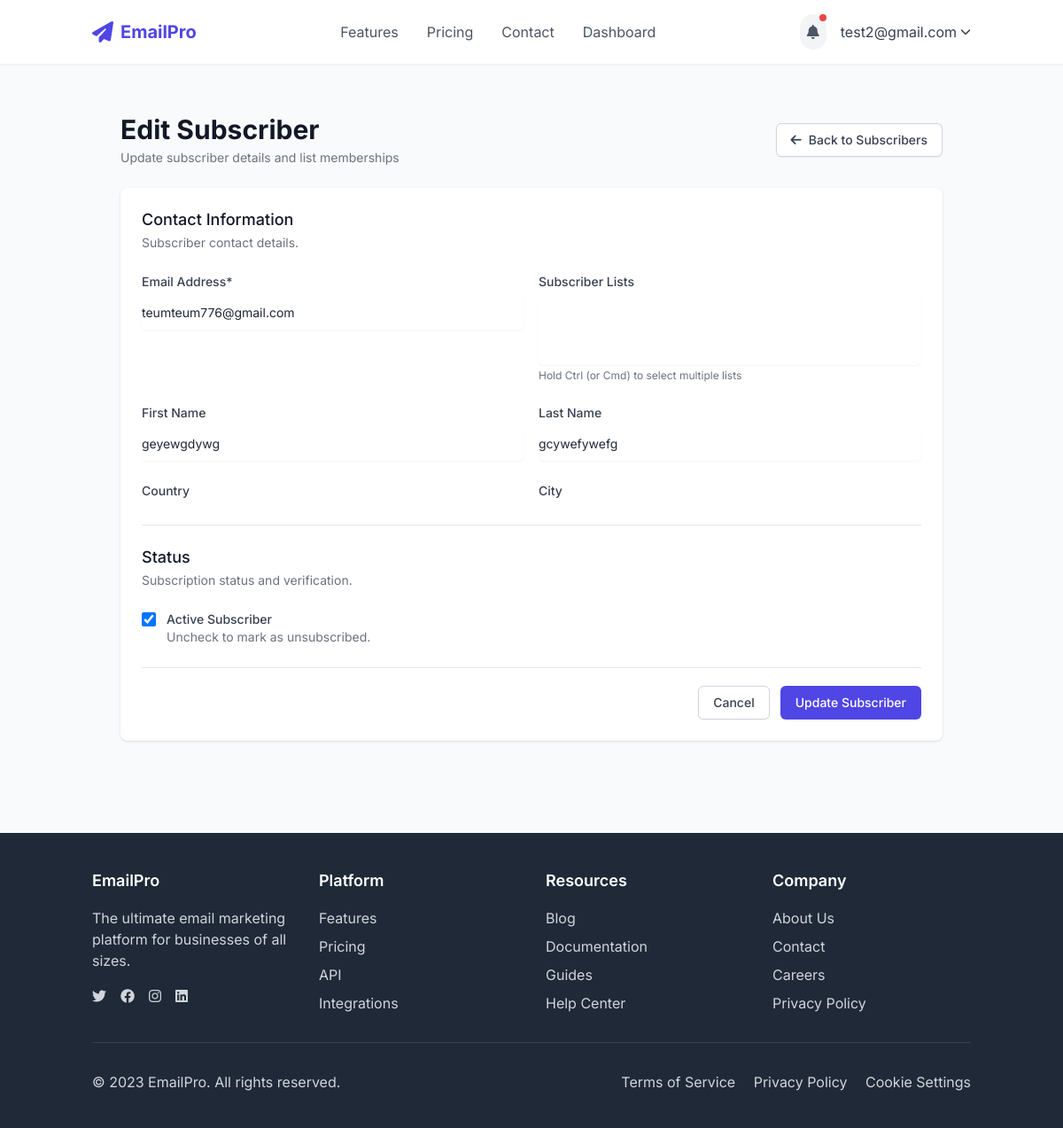
Page /subscribers/1/edit/ (signed in) on the committed database.
### users/models.py (models this page shows, shortened)
class CustomUser(AbstractUser):
    email = models.EmailField(_('email address'), unique=True)
    company_name = models.CharField(max_length=255, blank=True)
    profile_image = models.ImageField(upload_to='profile_images/', blank=True, null=True)
    subscription_plan = models.CharField(
        max_length=20,
        choices=[
            ('free', 'Free'),
            ('basic', 'Basic'),
            ('premium', 'Premium'),
            ('enterprise', 'Enterprise'),
        ],
        default='free'
    )
    usage_quota = models.PositiveIntegerField(default=100)  # Number of emails allowed to send
    is_verified = models.BooleanField(default=False)
    USERNAME_FIELD = 'email'
    REQUIRED_FIELDS = ['username']

### marketing/models.py (models this page shows, shortened)
class Subscriber(models.Model):
    owner = models.ForeignKey(settings.AUTH_USER_MODEL, on_delete=models.CASCADE, related_name='subscribers')
    email = models.EmailField(max_length=255)
    first_name = models.CharField(max_length=100, blank=True)
    last_name = models.CharField(max_length=100, blank=True)
    is_active = models.BooleanField(default=True)
    created_at = models.DateTimeField(auto_now_add=True)
    updated_at = models.DateTimeField(auto_now=True)
    custom_fields = models.JSONField(null=True, blank=True)
    country = models.CharField(max_length=100, blank=True)
    city = models.CharField(max_length=100, blank=True)
    state = models.CharField(max_length=100, blank=True)
    age = models.PositiveIntegerField(null=True, blank=True)
    gender = models.CharField(max_length=20, blank=True)
    class Meta:
        unique_together = ('owner', 'email')
        ordering = ['-created_at']

### marketing/views.py (the view)
# urls.py: path('subscribers/<int:pk>/edit/', views.edit_subscriber, name='edit_subscriber'),
@login_required
def edit_subscriber(request, pk):
    subscriber = get_object_or_404(Subscriber, pk=pk, owner=request.user)
    if request.method == 'POST':
        form = SubscriberForm(request.POST, instance=subscriber)
        if form.is_valid():
            form.save()
            list_ids = request.POST.getlist('lists')
            subscriber_lists = SubscriberList.objects.filter(owner=request.user)
            for subscriber_list in subscriber_lists:
                subscriber_list.subscribers.remove(subscriber)
            for list_id in list_ids:
                try:
                    subscriber_list = SubscriberList.objects.get(id=list_id, owner=request.user)
                    subscriber_list.subscribers.add(subscriber)
                except SubscriberList.DoesNotExist:
                    pass
            messages.success(request, 'Subscriber updated successfully.')
            return redirect('subscriber_list')
    else:
        form = SubscriberForm(instance=subscriber)
    subscriber_lists = SubscriberList.objects.filter(owner=request.user)
    subscriber_list_ids = subscriber.lists.values_list('id', flat=True)
    return render(request, 'marketing/edit_subscriber.html', {
        'form': form,
        'subscriber': subscriber,
        'subscriber_lists': subscriber_lists,
        'subscriber_list_ids': subscriber_list_ids
    })

### templates/marketing/edit_subscriber.html (shortened to what this page needs)
{% extends 'base.html' %}
{% load static %}
{% load user_tags %}
{% block content %}
<div class="max-w-7xl mx-auto px-4 sm:px-6 lg:px-8 py-8">
    <div class="md:flex md:items-center md:justify-between mb-6">
        <div class="flex-1 min-w-0">
            <h2 class="text-2xl font-bold leading-7 text-gray-900 sm:text-3xl sm:truncate">
                Edit Subscriber
            </h2>
            <p class="mt-1 text-sm text-gray-500">
                Update subscriber details and list memberships
            </p>
        </div>
        <div class="mt-4 flex md:mt-0 md:ml-4">
            <a href="{% url 'subscriber_list' %}" class="inline-flex items-center px-4 py-2 border border-gray-300 rounded-md shadow-sm text-sm font-medium text-gray-700 bg-white hover:bg-gray-50 focus:outline-none focus:ring-2 focus:ring-offset-2 focus:ring-indigo-500">
                <i class="fas fa-arrow-left mr-2"></i> Back to Subscribers
            </a>
        </div>
    </div>
    <div class="bg-white shadow overflow-hidden sm:rounded-lg">
        <div class="px-4 py-5 sm:p-6">
            <form method="post">
                <div class="space-y-6">
                    <div>
                        <h3 class="text-lg font-medium leading-6 text-gray-900">Contact Information</h3>
                        <p class="mt-1 text-sm text-gray-500">Subscriber contact details.</p>
                    </div>
                    <div class="grid grid-cols-1 gap-y-6 gap-x-4 sm:grid-cols-6">
                        <div class="sm:col-span-3">
                            <label for="{{ form.email.id_for_label }}" class="block text-sm font-medium text-gray-700">
                                Email Address*
                            </label>
                            <div class="mt-1">
                                {{ form.email|add_class:"h-10 shadow-sm focus:ring-indigo-500 focus:border-indigo-500 block w-full sm:text-sm border-gray-300 rounded-md" }}
                            </div>
                        </div>
                        <div class="sm:col-span-3">
                            <label for="subscriber_lists" class="block text-sm font-medium text-gray-700">
                                Subscriber Lists
                            </label>
                            <div class="mt-1">
                                <select name="lists" id="subscriber_lists" multiple class="h-auto min-h-[80px] shadow-sm focus:ring-indigo-500 focus:border-indigo-500 block w-full sm:text-sm border-gray-300 rounded-md">
                                </select>
                            </div>
                            <p class="mt-1 text-xs text-gray-500">
                                Hold Ctrl (or Cmd) to select multiple lists
                            </p>
                        </div>
                        <div class="sm:col-span-3">
                            <label for="{{ form.first_name.id_for_label }}" class="block text-sm font-medium text-gray-700">
                                First Name
                            </label>
                            <div class="mt-1">
                                {{ form.first_name|add_class:"h-10 shadow-sm focus:ring-indigo-500 focus:border-indigo-500 block w-full sm:text-sm border-gray-300 rounded-md" }}
                            </div>
                        </div>
                        <div class="sm:col-span-3">
                            <label for="{{ form.last_name.id_for_label }}" class="block text-sm font-medium text-gray-700">
                                Last Name
                            </label>
                            <div class="mt-1">
                                {{ form.last_name|add_class:"h-10 shadow-sm focus:ring-indigo-500 focus:border-indigo-500 block w-full sm:text-sm border-gray-300 rounded-md" }}
                            </div>
                        </div>
                        <div class="sm:col-span-3">
                            <label for="{{ form.country.id_for_label }}" class="block text-sm font-medium text-gray-700">
                                Country
                            </label>
                        </div>
                        <div class="sm:col-span-3">
                            <label for="{{ form.city.id_for_label }}" class="block text-sm font-medium text-gray-700">
                                City
                            </label>
                        </div>
                    </div>
                    <div class="pt-6 border-t border-gray-200">
                        <h3 class="text-lg font-medium leading-6 text-gray-900">Status</h3>
                        <p class="mt-1 text-sm text-gray-500">Subscription status and verification.</p>
                    </div>
                    <div class="grid grid-cols-1 gap-y-6 gap-x-4 sm:grid-cols-6">
                        <div class="sm:col-span-3">
                            <div class="flex items-start">
                                <div class="flex items-center h-5">
                                    {{ form.is_active|add_class:"focus:ring-indigo-500 h-4 w-4 text-indigo-600 border-gray-300 rounded" }}
                                </div>
                                <div class="ml-3 text-sm">
                                    <label for="{{ form.is_active.id_for_label }}" class="font-medium text-gray-700">
                                        Active Subscriber
                                    </label>
                                    <p class="text-gray-500">
                                        Uncheck to mark as unsubscribed.
                                    </p>
                                </div>
                            </div>
                        </div>
                    </div>
                </div>
                <div class="pt-5 mt-6 border-t border-gray-200">
                    <div class="flex justify-end space-x-3">
                        <a href="{% url 'subscriber_list' %}" class="bg-white py-2 px-4 border border-gray-300 rounded-md shadow-sm text-sm font-medium text-gray-700 hover:bg-gray-50 focus:outline-none focus:ring-2 focus:ring-offset-2 focus:ring-indigo-500">
                            Cancel
                        </a>
                        <button type="submit" class="inline-flex justify-center py-2 px-4 border border-transparent shadow-sm text-sm font-medium rounded-md text-white bg-indigo-600 hover:bg-indigo-700 focus:outline-none focus:ring-2 focus:ring-offset-2 focus:ring-indigo-500">
                            Update Subscriber
                        </button>
                    </div>
                </div>
            </form>
        </div>
    </div>
</div>
{% endblock %}

### templates/base.html (shortened to what this page needs)
{% load static %}
<!DOCTYPE html>
<html lang="en">
<head>
    <script src="https://cdn.tailwindcss.com"></script>
    <link rel="stylesheet" href="https://cdnjs.cloudflare.com/ajax/libs/font-awesome/6.4.0/css/all.min.css">
    <link rel="stylesheet" href="{% static 'css/auth.css' %}">
</head>
<body class="min-h-screen bg-gray-50 text-gray-800">
    <header class="bg-white shadow-sm">
        <div class="container mx-auto px-4 py-4 flex justify-between items-center">
            <a href="{% url 'home' %}" class="flex items-center space-x-2">
                <i class="fas fa-paper-plane text-indigo-600 text-2xl"></i>
                <span class="font-bold text-xl text-indigo-600">EmailPro</span>
            </a>
            <nav class="hidden md:flex space-x-8">
                <a href="{% url 'features' %}" class="text-gray-600 hover:text-indigo-600 transition-colors">Features</a>
                <a href="{% url 'pricing' %}" class="text-gray-600 hover:text-indigo-600 transition-colors">Pricing</a>
                <a href="{% url 'contact' %}" class="text-gray-600 hover:text-indigo-600 transition-colors">Contact</a>
                {% if user.is_authenticated %}
                    <a href="{% url 'dashboard' %}" class="text-gray-600 hover:text-indigo-600 transition-colors">Dashboard</a>
                {% endif %}
            </nav>
            <div class="flex items-center space-x-4">
                {% if user.is_authenticated %}
                    <div class="relative" x-data="notificationSystem()" x-init="loadNotifications()">
                        <button @click="open = !open" class="p-2 rounded-full bg-gray-100 text-gray-600 hover:bg-gray-200 focus:outline-none relative">
                            <i class="fas fa-bell"></i>
                            <span x-show="unreadCount > 0" class="absolute top-0 right-0 block h-2 w-2 rounded-full bg-red-500"></span>
                        </button>
                    </div>
                    <div class="relative group">
                        <button class="flex items-center space-x-1 text-gray-700 hover:text-indigo-600">
                            <span>{{ user.email }}</span>
                            <i class="fas fa-chevron-down text-xs"></i>
                        </button>
                    </div>
                {% else %}
                    <a href="{% url 'login' %}" class="px-4 py-2 text-indigo-600 hover:text-indigo-800 transition-colors">Login</a>
                    <a href="{% url 'register' %}" class="px-4 py-2 bg-indigo-600 text-white rounded-md hover:bg-indigo-700 transition-colors">Sign Up</a>
                {% endif %}
            </div>
        </div>
    </header>
    <main class="container mx-auto px-4 py-6">
        {% block content %}{% endblock %}
    </main>
    <footer class="bg-gray-800 text-white mt-12">
        <div class="container mx-auto px-4 py-10">
            <div class="grid grid-cols-1 md:grid-cols-4 gap-8">
                <div>
                    <h3 class="text-lg font-semibold mb-4">EmailPro</h3>
                    <p class="text-gray-300 mb-4">The ultimate email marketing platform for businesses of all sizes.</p>
                    <div class="flex space-x-4">
                        <a href="#" class="text-gray-300 hover:text-white"><i class="fab fa-twitter"></i></a>
                        <a href="#" class="text-gray-300 hover:text-white"><i class="fab fa-facebook"></i></a>
                        <a href="#" class="text-gray-300 hover:text-white"><i class="fab fa-instagram"></i></a>
                        <a href="#" class="text-gray-300 hover:text-white"><i class="fab fa-linkedin"></i></a>
                    </div>
                </div>
                <div>
                    <h3 class="text-lg font-semibold mb-4">Platform</h3>
                    <ul class="space-y-2">
                        <li><a href="{% url 'features' %}" class="text-gray-300 hover:text-white">Features</a></li>
                        <li><a href="{% url 'pricing' %}" class="text-gray-300 hover:text-white">Pricing</a></li>
                        <li><a href="#" class="text-gray-300 hover:text-white">API</a></li>
                        <li><a href="#" class="text-gray-300 hover:text-white">Integrations</a></li>
                    </ul>
                </div>
                <div>
                    <h3 class="text-lg font-semibold mb-4">Resources</h3>
                    <ul class="space-y-2">
                        <li><a href="#" class="text-gray-300 hover:text-white">Blog</a></li>
                        <li><a href="#" class="text-gray-300 hover:text-white">Documentation</a></li>
                        <li><a href="#" class="text-gray-300 hover:text-white">Guides</a></li>
                        <li><a href="#" class="text-gray-300 hover:text-white">Help Center</a></li>
                    </ul>
                </div>
                <div>
                    <h3 class="text-lg font-semibold mb-4">Company</h3>
                    <ul class="space-y-2">
                        <li><a href="#" class="text-gray-300 hover:text-white">About Us</a></li>
                        <li><a href="{% url 'contact' %}" class="text-gray-300 hover:text-white">Contact</a></li>
                        <li><a href="#" class="text-gray-300 hover:text-white">Careers</a></li>
                        <li><a href="#" class="text-gray-300 hover:text-white">Privacy Policy</a></li>
                    </ul>
                </div>
            </div>
            <div class="border-t border-gray-700 mt-8 pt-8 flex flex-col md:flex-row justify-between">
                <p class="text-gray-300">© 2023 EmailPro. All rights reserved.</p>
                <div class="mt-4 md:mt-0">
                    <a href="#" class="text-gray-300 hover:text-white mr-4">Terms of Service</a>
                    <a href="#" class="text-gray-300 hover:text-white mr-4">Privacy Policy</a>
                    <a href="#" class="text-gray-300 hover:text-white">Cookie Settings</a>
                </div>
            </div>
        </div>
    </footer>
</body>
</html>

### rows in the picture
CustomUser: email "test2@gmail.com"
Subscriber: email "teumteum776@gmail.com", first_name "geyewgdywg", last_name "gcywefywefg", is_active "☑"
